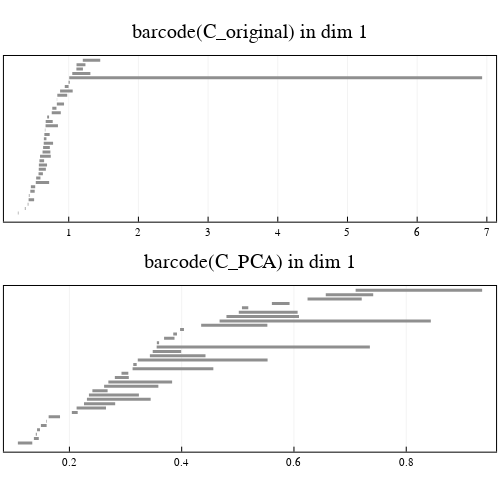

Notebook source saved alongside this figure:
### Markdown cell above
## 2(b) Observe the two VR barcodes

### Code cell
# run Eirene
C_original = eirene(D_original)
C_pca = eirene(D_pca);

# specify dimension of interest
dim = 1

# compute barcodes
barcode_orig = barcode(C_original, dim = dim)
barcode_pca = barcode(C_pca, dim = dim)

# plot two barcodes
p1 = plot_barcode(barcode_orig, title = "barcode(C_original) in dim 1", lw = 3)
p2 = plot_barcode(barcode_pca, title = "barcode(C_PCA) in dim 1", lw = 3)
plot(p1, p2, layout = grid(2,1), size = (500, 500))

### Figure 1 — Plotly figure (JSON) as saved in the notebook; plotly's stock layout.template omitted (floating-point values rounded to 4 significant figures)
{"data": [{"colorbar": {"title": ""}, "hoverinfo": "text", "legendgroup": "y1", "line": {"color": "rgba(143, 143, 143, 1.000)", "dash": "solid", "shape": "linear", "width": 3}, "mode": "lines", "name": "y1", "showlegend": true, "text": ["class 1", "class 1"], "type": "scatter", "x": [0.2701, 0.2786], "xaxis": "x1", "y": [1, 1], "yaxis": "y1", "zmax": null, "zmin": null}, {"colorbar": {"title": ""}, "hoverinfo": "text", "legendgroup": "y2", "line": {"color": "rgba(143, 143, 143, 1.000)", "dash": "solid", "shape": "linear", "width": 3}, "mode": "lines", "name": "y2", "showlegend": true, "text": ["class 11", "class 11"], "type": "scatter", "x": [0.3702, 0.3809], "xaxis": "x1", "y": [2, 2], "yaxis": "y1", "zmax": null, "zmin": null}, {"colorbar": {"title": ""}, "hoverinfo": "text", "legendgroup": "y3", "line": {"color": "rgba(143, 143, 143, 1.000)", "dash": "solid", "shape": "linear", "width": 3}, "mode": "lines", "name": "y3", "showlegend": true, "text": ["class 2", "class 2"], "type": "scatter", "x": [0.4114, 0.4214], "xaxis": "x1", "y": [3, 3], "yaxis": "y1", "zmax": null, "zmin": null}, {"colorbar": {"title": ""}, "hoverinfo": "text", "legendgroup": "y4", "line": {"color": "rgba(143, 143, 143, 1.000)", "dash": "solid", "shape": "linear", "width": 3}, "mode": "lines", "name": "y4", "showlegend": true, "text": ["class 3", "class 3"], "type": "scatter", "x": [0.4243, 0.5033], "xaxis": "x1", "y": [4, 4], "yaxis": "y1", "zmax": null, "zmin": null}, {"colorbar": {"title": ""}, "hoverinfo": "text", "legendgroup": "y5", "line": {"color": "rgba(143, 143, 143, 1.000)", "dash": "solid", "shape": "linear", "width": 3}, "mode": "lines", "name": "y5", "showlegend": true, "text": ["class 4", "class 4"], "type": "scatter", "x": [0.4277, 0.4376], "xaxis": "x1", "y": [5, 5], "yaxis": "y1", "zmax": null, "zmin": null}, {"colorbar": {"title": ""}, "hoverinfo": "text", "legendgroup": "y6", "line": {"color": "rgba(143, 143, 143, 1.000)", "dash": "solid", "shape": "linear", "width": 3}, "mode": "lines", "name": "y6", "showlegend": true, "text": ["class 12", "class 12"], "type": "scatter", "x": [0.4488, 0.5117], "xaxis": "x1", "y": [6, 6], "yaxis": "y1", "zmax": null, "zmin": null}, {"colorbar": {"title": ""}, "hoverinfo": "text", "legendgroup": "y7", "line": {"color": "rgba(143, 143, 143, 1.000)", "dash": "solid", "shape": "linear", "width": 3}, "mode": "lines", "name": "y7", "showlegend": true, "text": ["class 5", "class 5"], "type": "scatter", "x": [0.4567, 0.5189], "xaxis": "x1", "y": [7, 7], "yaxis": "y1", "zmax": null, "zmin": null}, {"colorbar": {"title": ""}, "hoverinfo": "text", "legendgroup": "y8", "line": {"color": "rgba(143, 143, 143, 1.000)", "dash": "solid", "shape": "linear", "width": 3}, "mode": "lines", "name": "y8", "showlegend": true, "text": ["class 32", "class 32"], "type": "scatter", "x": [0.527, 0.7189], "xaxis": "x1", "y": [8, 8], "yaxis": "y1", "zmax": null, "zmin": null}, {"colorbar": {"title": ""}, "hoverinfo": "text", "legendgroup": "y9", "line": {"color": "rgba(143, 143, 143, 1.000)", "dash": "solid", "shape": "linear", "width": 3}, "mode": "lines", "name": "y9", "showlegend": true, "text": ["class 6", "class 6"], "type": "scatter", "x": [0.5328, 0.594], "xaxis": "x1", "y": [9, 9], "yaxis": "y1", "zmax": null, "zmin": null}, {"colorbar": {"title": ""}, "hoverinfo": "text", "legendgroup": "y10", "line": {"color": "rgba(143, 143, 143, 1.000)", "dash": "solid", "shape": "linear", "width": 3}, "mode": "lines", "name": "y10", "showlegend": true, "text": ["class 13", "class 13"], "type": "scatter", "x": [0.5668, 0.6292], "xaxis": "x1", "y": [10, 10], "yaxis": "y1", "zmax": null, "zmin": null}, {"colorbar": {"title": ""}, "hoverinfo": "text", "legendgroup": "y11", "line": {"color": "rgba(143, 143, 143, 1.000)", "dash": "solid", "shape": "linear", "width": 3}, "mode": "lines", "name": "y11", "showlegend": true, "text": ["class 14", "class 14"], "type": "scatter", "x": [0.5697, 0.6719], "xaxis": "x1", "y": [11, 11], "yaxis": "y1", "zmax": null, "zmin": null}, {"colorbar": {"title": ""}, "hoverinfo": "text", "legendgroup": "y12", "line": {"color": "rgba(143, 143, 143, 1.000)", "dash": "solid", "shape": "linear", "width": 3}, "mode": "lines", "name": "y12", "showlegend": true, "text": ["class 15", "class 15"], "type": "scatter", "x": [0.5714, 0.6887], "xaxis": "x1", "y": [12, 12], "yaxis": "y1", "zmax": null, "zmin": null}, {"colorbar": {"title": ""}, "hoverinfo": "text", "legendgroup": "y13", "line": {"color": "rgba(143, 143, 143, 1.000)", "dash": "solid", "shape": "linear", "width": 3}, "mode": "lines", "name": "y13", "showlegend": true, "text": ["class 16", "class 16"], "type": "scatter", "x": [0.5793, 0.6467], "xaxis": "x1", "y": [13, 13], "yaxis": "y1", "zmax": null, "zmin": null}, {"colorbar": {"title": ""}, "hoverinfo": "text", "legendgroup": "y14", "line": {"color": "rgba(143, 143, 143, 1.000)", "dash": "solid", "shape": "linear", "width": 3}, "mode": "lines", "name": "y14", "showlegend": true, "text": ["class 36", "class 36"], "type": "scatter", "x": [0.5883, 0.7426], "xaxis": "x1", "y": [14, 14], "yaxis": "y1", "zmax": null, "zmin": null}, {"colorbar": {"title": ""}, "hoverinfo": "text", "legendgroup": "y15", "line": {"color": "rgba(143, 143, 143, 1.000)", "dash": "solid", "shape": "linear", "width": 3}, "mode": "lines", "name": "y15", "showlegend": true, "text": ["class 33", "class 33"], "type": "scatter", "x": [0.6242, 0.7366], "xaxis": "x1", "y": [15, 15], "yaxis": "y1", "zmax": null, "zmin": null}, {"colorbar": {"title": ""}, "hoverinfo": "text", "legendgroup": "y16", "line": {"color": "rgba(143, 143, 143, 1.000)", "dash": "solid", "shape": "linear", "width": 3}, "mode": "lines", "name": "y16", "showlegend": true, "text": ["class 17", "class 17"], "type": "scatter", "x": [0.6323, 0.7287], "xaxis": "x1", "y": [16, 16], "yaxis": "y1", "zmax": null, "zmin": null}, {"colorbar": {"title": ""}, "hoverinfo": "text", "legendgroup": "y17", "line": {"color": "rgba(143, 143, 143, 1.000)", "dash": "solid", "shape": "linear", "width": 3}, "mode": "lines", "name": "y17", "showlegend": true, "text": ["class 18", "class 18"], "type": "scatter", "x": [0.6412, 0.7753], "xaxis": "x1", "y": [17, 17], "yaxis": "y1", "zmax": null, "zmin": null}, {"colorbar": {"title": ""}, "hoverinfo": "text", "legendgroup": "y18", "line": {"color": "rgba(143, 143, 143, 1.000)", "dash": "solid", "shape": "linear", "width": 3}, "mode": "lines", "name": "y18", "showlegend": true, "text": ["class 7", "class 7"], "type": "scatter", "x": [0.6433, 0.6802], "xaxis": "x1", "y": [18, 18], "yaxis": "y1", "zmax": null, "zmin": null}, {"colorbar": {"title": ""}, "hoverinfo": "text", "legendgroup": "y19", "line": {"color": "rgba(143, 143, 143, 1.000)", "dash": "solid", "shape": "linear", "width": 3}, "mode": "lines", "name": "y19", "showlegend": true, "text": ["class 19", "class 19"], "type": "scatter", "x": [0.6504, 0.7266], "xaxis": "x1", "y": [19, 19], "yaxis": "y1", "zmax": null, "zmin": null}, {"colorbar": {"title": ""}, "hoverinfo": "text", "legendgroup": "y20", "line": {"color": "rgba(143, 143, 143, 1.000)", "dash": "solid", "shape": "linear", "width": 3}, "mode": "lines", "name": "y20", "showlegend": true, "text": ["class 20", "class 20"], "type": "scatter", "x": [0.6579, 0.664], "xaxis": "x1", "y": [20, 20], "yaxis": "y1", "zmax": null, "zmin": null}, {"colorbar": {"title": ""}, "hoverinfo": "text", "legendgroup": "y21", "line": {"color": "rgba(143, 143, 143, 1.000)", "dash": "solid", "shape": "linear", "width": 3}, "mode": "lines", "name": "y21", "showlegend": true, "text": ["class 21", "class 21"], "type": "scatter", "x": [0.6673, 0.8452], "xaxis": "x1", "y": [21, 21], "yaxis": "y1", "zmax": null, "zmin": null}, {"colorbar": {"title": ""}, "hoverinfo": "text", "legendgroup": "y22", "line": {"color": "rgba(143, 143, 143, 1.000)", "dash": "solid", "shape": "linear", "width": 3}, "mode": "lines", "name": "y22", "showlegend": true, "text": ["class 22", "class 22"], "type": "scatter", "x": [0.6695, 0.7702], "xaxis": "x1", "y": [22, 22], "yaxis": "y1", "zmax": null, "zmin": null}, {"colorbar": {"title": ""}, "hoverinfo": "text", "legendgroup": "y23", "line": {"color": "rgba(143, 143, 143, 1.000)", "dash": "solid", "shape": "linear", "width": 3}, "mode": "lines", "name": "y23", "showlegend": true, "text": ["class 8", "class 8"], "type": "scatter", "x": [0.6907, 0.7179], "xaxis": "x1", "y": [23, 23], "yaxis": "y1", "zmax": null, "zmin": null}, {"colorbar": {"title": ""}, "hoverinfo": "text", "legendgroup": "y24", "line": {"color": "rgba(143, 143, 143, 1.000)", "dash": "solid", "shape": "linear", "width": 3}, "mode": "lines", "name": "y24", "showlegend": true, "text": ["class 23", "class 23"], "type": "scatter", "x": [0.7561, 0.8863], "xaxis": "x1", "y": [24, 24], "yaxis": "y1", "zmax": null, "zmin": null}, {"colorbar": {"title": ""}, "hoverinfo": "text", "legendgroup": "y25", "line": {"color": "rgba(143, 143, 143, 1.000)", "dash": "solid", "shape": "linear", "width": 3}, "mode": "lines", "name": "y25", "showlegend": true, "text": ["class 24", "class 24"], "type": "scatter", "x": [0.764, 0.824], "xaxis": "x1", "y": [25, 25], "yaxis": "y1", "zmax": null, "zmin": null}, {"colorbar": {"title": ""}, "hoverinfo": "text", "legendgroup": "y26", "line": {"color": "rgba(143, 143, 143, 1.000)", "dash": "solid", "shape": "linear", "width": 3}, "mode": "lines", "name": "y26", "showlegend": true, "text": ["class 25", "class 25"], "type": "scatter", "x": [0.8294, 0.9326], "xaxis": "x1", "y": [26, 26], "yaxis": "y1", "zmax": null, "zmin": null}, {"colorbar": {"title": ""}, "hoverinfo": "text", "legendgroup": "y27", "line": {"color": "rgba(143, 143, 143, 1.000)", "dash": "solid", "shape": "linear", "width": 3}, "mode": "lines", "name": "y27", "showlegend": true, "text": ["class 26", "class 26"], "type": "scatter", "x": [0.8303, 0.8331], "xaxis": "x1", "y": [27, 27], "yaxis": "y1", "zmax": null, "zmin": null}, {"colorbar": {"title": ""}, "hoverinfo": "text", "legendgroup": "y28", "line": {"color": "rgba(143, 143, 143, 1.000)", "dash": "solid", "shape": "linear", "width": 3}, "mode": "lines", "name": "y28", "showlegend": true, "text": ["class 27", "class 27"], "type": "scatter", "x": [0.8362, 0.9781], "xaxis": "x1", "y": [28, 28], "yaxis": "y1", "zmax": null, "zmin": null}, {"colorbar": {"title": ""}, "hoverinfo": "text", "legendgroup": "y29", "line": {"color": "rgba(143, 143, 143, 1.000)", "dash": "solid", "shape": "linear", "width": 3}, "mode": "lines", "name": "y29", "showlegend": true, "text": ["class 28", "class 28"], "type": "scatter", "x": [0.876, 1.057], "xaxis": "x1", "y": [29, 29], "yaxis": "y1", "zmax": null, "zmin": null}, {"colorbar": {"title": ""}, "hoverinfo": "text", "legendgroup": "y30", "line": {"color": "rgba(143, 143, 143, 1.000)", "dash": "solid", "shape": "linear", "width": 3}, "mode": "lines", "name": "y30", "showlegend": true, "text": ["class 9", "class 9"], "type": "scatter", "x": [0.9433, 0.9977], "xaxis": "x1", "y": [30, 30], "yaxis": "y1", "zmax": null, "zmin": null}, {"colorbar": {"title": ""}, "hoverinfo": "text", "legendgroup": "y31", "line": {"color": "rgba(143, 143, 143, 1.000)", "dash": "solid", "shape": "linear", "width": 3}, "mode": "lines", "name": "y31", "showlegend": true, "text": ["class 10", "class 10"], "type": "scatter", "x": [0.9978, 1.015], "xaxis": "x1", "y": [31, 31], "yaxis": "y1", "zmax": null, "zmin": null}, {"colorbar": {"title": ""}, "hoverinfo": "text", "legendgroup": "y32", "line": {"color": "rgba(143, 143, 143, 1.000)", "dash": "solid", "shape": "linear", "width": 3}, "mode": "lines", "name": "y32", "showlegend": true, "text": ["class 34", "class 34"], "type": "scatter", "x": [1.007, 6.932], "xaxis": "x1", "y": [32, 32], "yaxis": "y1", "zmax": null, "zmin": null}, {"colorbar": {"title": ""}, "hoverinfo": "text", "legendgroup": "y33", "line": {"color": "rgba(143, 143, 143, 1.000)", "dash": "solid", "shape": "linear", "width": 3}, "mode": "lines", "name": "y33", "showlegend": true, "text": ["class 35", "class 35"], "type": "scatter", "x": [1.051, 1.311], "xaxis": "x1", "y": [33, 33], "yaxis": "y1", "zmax": null, "zmin": null}, {"colorbar": {"title": ""}, "hoverinfo": "text", "legendgroup": "y34", "line": {"color": "rgba(143, 143, 143, 1.000)", "dash": "solid", "shape": "linear", "width": 3}, "mode": "lines", "name": "y34", "showlegend": true, "text": ["class 29", "class 29"], "type": "scatter", "x": [1.11, 1.204], "xaxis": "x1", "y": [34, 34], "yaxis": "y1", "zmax": null, "zmin": null}, {"colorbar": {"title": ""}, "hoverinfo": "text", "legendgroup": "y35", "line": {"color": "rgba(143, 143, 143, 1.000)", "dash": "solid", "shape": "linear", "width": 3}, "mode": "lines", "name": "y35", "showlegend": true, "text": ["class 30", "class 30"], "type": "scatter", "x": [1.112, 1.24], "xaxis": "x1", "y": [35, 35], "yaxis": "y1", "zmax": null, "zmin": null}, {"colorbar": {"title": ""}, "hoverinfo": "text", "legendgroup": "y36", "line": {"color": "rgba(143, 143, 143, 1.000)", "dash": "solid", "shape": "linear", "width": 3}, "mode": "lines", "name": "y36", "showlegend": true, "text": ["class 31", "class 31"], "type": "scatter", "x": [1.202, 1.452], "xaxis": "x1", "y": [36, 36], "yaxis": "y1", "zmax": null, "zmin": null}, {"colorbar": {"title": ""}, "hoverinfo": "text", "legendgroup": "y1", "line": {"color": "rgba(143, 143, 143, 1.000)", "dash": "solid", "shape": "linear", "width": 3}, "mode": "lines", "name": "y1", "showlegend": true, "text": ["class 9", "class 9"], "type": "scatter", "x": [0.1082, 0.1339], "xaxis": "x2", "y": [1, 1], "yaxis": "y2", "zmax": null, "zmin": null}, {"colorbar": {"title": ""}, "hoverinfo": "text", "legendgroup": "y2", "line": {"color": "rgba(143, 143, 143, 1.000)", "dash": "solid", "shape": "linear", "width": 3}, "mode": "lines", "name": "y2", "showlegend": true, "text": ["class 10", "class 10"], "type": "scatter", "x": [0.1367, 0.1455], "xaxis": "x2", "y": [2, 2], "yaxis": "y2", "zmax": null, "zmin": null}, {"colorbar": {"title": ""}, "hoverinfo": "text", "legendgroup": "y3", "line": {"color": "rgba(143, 143, 143, 1.000)", "dash": "solid", "shape": "linear", "width": 3}, "mode": "lines", "name": "y3", "showlegend": true, "text": ["class 1", "class 1"], "type": "scatter", "x": [0.1401, 0.142], "xaxis": "x2", "y": [3, 3], "yaxis": "y2", "zmax": null, "zmin": null}, {"colorbar": {"title": ""}, "hoverinfo": "text", "legendgroup": "y4", "line": {"color": "rgba(143, 143, 143, 1.000)", "dash": "solid", "shape": "linear", "width": 3}, "mode": "lines", "name": "y4", "showlegend": true, "text": ["class 2", "class 2"], "type": "scatter", "x": [0.1424, 0.1476], "xaxis": "x2", "y": [4, 4], "yaxis": "y2", "zmax": null, "zmin": null}, {"colorbar": {"title": ""}, "hoverinfo": "text", "legendgroup": "y5", "line": {"color": "rgba(143, 143, 143, 1.000)", "dash": "solid", "shape": "linear", "width": 3}, "mode": "lines", "name": "y5", "showlegend": true, "text": ["class 11", "class 11"], "type": "scatter", "x": [0.1492, 0.1594], "xaxis": "x2", "y": [5, 5], "yaxis": "y2", "zmax": null, "zmin": null}, {"colorbar": {"title": ""}, "hoverinfo": "text", "legendgroup": "y6", "line": {"color": "rgba(143, 143, 143, 1.000)", "dash": "solid", "shape": "linear", "width": 3}, "mode": "lines", "name": "y6", "showlegend": true, "text": ["class 12", "class 12"], "type": "scatter", "x": [0.1583, 0.1593], "xaxis": "x2", "y": [6, 6], "yaxis": "y2", "zmax": null, "zmin": null}, {"colorbar": {"title": ""}, "hoverinfo": "text", "legendgroup": "y7", "line": {"color": "rgba(143, 143, 143, 1.000)", "dash": "solid", "shape": "linear", "width": 3}, "mode": "lines", "name": "y7", "showlegend": true, "text": ["class 3", "class 3"], "type": "scatter", "x": [0.163, 0.1833], "xaxis": "x2", "y": [7, 7], "yaxis": "y2", "zmax": null, "zmin": null}, {"colorbar": {"title": ""}, "hoverinfo": "text", "legendgroup": "y8", "line": {"color": "rgba(143, 143, 143, 1.000)", "dash": "solid", "shape": "linear", "width": 3}, "mode": "lines", "name": "y8", "showlegend": true, "text": ["class 4", "class 4"], "type": "scatter", "x": [0.2043, 0.2148], "xaxis": "x2", "y": [8, 8], "yaxis": "y2", "zmax": null, "zmin": null}, {"colorbar": {"title": ""}, "hoverinfo": "text", "legendgroup": "y9", "line": {"color": "rgba(143, 143, 143, 1.000)", "dash": "solid", "shape": "linear", "width": 3}, "mode": "lines", "name": "y9", "showlegend": true, "text": ["class 13", "class 13"], "type": "scatter", "x": [0.2128, 0.2652], "xaxis": "x2", "y": [9, 9], "yaxis": "y2", "zmax": null, "zmin": null}, {"colorbar": {"title": ""}, "hoverinfo": "text", "legendgroup": "y10", "line": {"color": "rgba(143, 143, 143, 1.000)", "dash": "solid", "shape": "linear", "width": 3}, "mode": "lines", "name": "y10", "showlegend": true, "text": ["class 14", "class 14"], "type": "scatter", "x": [0.226, 0.2815], "xaxis": "x2", "y": [10, 10], "yaxis": "y2", "zmax": null, "zmin": null}, {"colorbar": {"title": ""}, "hoverinfo": "text", "legendgroup": "y11", "line": {"color": "rgba(143, 143, 143, 1.000)", "dash": "solid", "shape": "linear", "width": 3}, "mode": "lines", "name": "y11", "showlegend": true, "text": ["class 15", "class 15"], "type": "scatter", "x": [0.2312, 0.3447], "xaxis": "x2", "y": [11, 11], "yaxis": "y2", "zmax": null, "zmin": null}, {"colorbar": {"title": ""}, "hoverinfo": "text", "legendgroup": "y12", "line": {"color": "rgba(143, 143, 143, 1.000)", "dash": "solid", "shape": "linear", "width": 3}, "mode": "lines", "name": "y12", "showlegend": true, "text": ["class 16", "class 16"], "type": "scatter", "x": [0.2348, 0.3238], "xaxis": "x2", "y": [12, 12], "yaxis": "y2", "zmax": null, "zmin": null}, {"colorbar": {"title": ""}, "hoverinfo": "text", "legendgroup": "y13", "line": {"color": "rgba(143, 143, 143, 1.000)", "dash": "solid", "shape": "linear", "width": 3}, "mode": "lines", "name": "y13", "showlegend": true, "text": ["class 17", "class 17"], "type": "scatter", "x": [0.2409, 0.268], "xaxis": "x2", "y": [13, 13], "yaxis": "y2", "zmax": null, "zmin": null}, {"colorbar": {"title": ""}, "hoverinfo": "text", "legendgroup": "y14", "line": {"color": "rgba(143, 143, 143, 1.000)", "dash": "solid", "shape": "linear", "width": 3}, "mode": "lines", "name": "y14", "showlegend": true, "text": ["class 18", "class 18"], "type": "scatter", "x": [0.2618, 0.3584], "xaxis": "x2", "y": [14, 14], "yaxis": "y2", "zmax": null, "zmin": null}, {"colorbar": {"title": ""}, "hoverinfo": "text", "legendgroup": "y15", "line": {"color": "rgba(143, 143, 143, 1.000)", "dash": "solid", "shape": "linear", "width": 3}, "mode": "lines", "name": "y15", "showlegend": true, "text": ["class 19", "class 19"], "type": "scatter", "x": [0.2694, 0.383], "xaxis": "x2", "y": [15, 15], "yaxis": "y2", "zmax": null, "zmin": null}, {"colorbar": {"title": ""}, "hoverinfo": "text", "legendgroup": "y16", "line": {"color": "rgba(143, 143, 143, 1.000)", "dash": "solid", "shape": "linear", "width": 3}, "mode": "lines", "name": "y16", "showlegend": true, "text": ["class 5", "class 5"], "type": "scatter", "x": [0.2809, 0.3058], "xaxis": "x2", "y": [16, 16], "yaxis": "y2", "zmax": null, "zmin": null}, {"colorbar": {"title": ""}, "hoverinfo": "text", "legendgroup": "y17", "line": {"color": "rgba(143, 143, 143, 1.000)", "dash": "solid", "shape": "linear", "width": 3}, "mode": "lines", "name": "y17", "showlegend": true, "text": ["class 20", "class 20"], "type": "scatter", "x": [0.2928, 0.3049], "xaxis": "x2", "y": [17, 17], "yaxis": "y2", "zmax": null, "zmin": null}, {"colorbar": {"title": ""}, "hoverinfo": "text", "legendgroup": "y18", "line": {"color": "rgba(143, 143, 143, 1.000)", "dash": "solid", "shape": "linear", "width": 3}, "mode": "lines", "name": "y18", "showlegend": true, "text": ["class 21", "class 21"], "type": "scatter", "x": [0.3126, 0.4564], "xaxis": "x2", "y": [18, 18], "yaxis": "y2", "zmax": null, "zmin": null}, {"colorbar": {"title": ""}, "hoverinfo": "text", "legendgroup": "y19", "line": {"color": "rgba(143, 143, 143, 1.000)", "dash": "solid", "shape": "linear", "width": 3}, "mode": "lines", "name": "y19", "showlegend": true, "text": ["class 22", "class 22"], "type": "scatter", "x": [0.3138, 0.3198], "xaxis": "x2", "y": [19, 19], "yaxis": "y2", "zmax": null, "zmin": null}, {"colorbar": {"title": ""}, "hoverinfo": "text", "legendgroup": "y20", "line": {"color": "rgba(143, 143, 143, 1.000)", "dash": "solid", "shape": "linear", "width": 3}, "mode": "lines", "name": "y20", "showlegend": true, "text": ["class 34", "class 34"], "type": "scatter", "x": [0.3218, 0.553], "xaxis": "x2", "y": [20, 20], "yaxis": "y2", "zmax": null, "zmin": null}, {"colorbar": {"title": ""}, "hoverinfo": "text", "legendgroup": "y21", "line": {"color": "rgba(143, 143, 143, 1.000)", "dash": "solid", "shape": "linear", "width": 3}, "mode": "lines", "name": "y21", "showlegend": true, "text": ["class 23", "class 23"], "type": "scatter", "x": [0.3433, 0.4424], "xaxis": "x2", "y": [21, 21], "yaxis": "y2", "zmax": null, "zmin": null}, {"colorbar": {"title": ""}, "hoverinfo": "text", "legendgroup": "y22", "line": {"color": "rgba(143, 143, 143, 1.000)", "dash": "solid", "shape": "linear", "width": 3}, "mode": "lines", "name": "y22", "showlegend": true, "text": ["class 32", "class 32"], "type": "scatter", "x": [0.3484, 0.3991], "xaxis": "x2", "y": [22, 22], "yaxis": "y2", "zmax": null, "zmin": null}, {"colorbar": {"title": ""}, "hoverinfo": "text", "legendgroup": "y23", "line": {"color": "rgba(143, 143, 143, 1.000)", "dash": "solid", "shape": "linear", "width": 3}, "mode": "lines", "name": "y23", "showlegend": true, "text": ["class 36", "class 36"], "type": "scatter", "x": [0.3554, 0.7352], "xaxis": "x2", "y": [23, 23], "yaxis": "y2", "zmax": null, "zmin": null}, {"colorbar": {"title": ""}, "hoverinfo": "text", "legendgroup": "y24", "line": {"color": "rgba(143, 143, 143, 1.000)", "dash": "solid", "shape": "linear", "width": 3}, "mode": "lines", "name": "y24", "showlegend": true, "text": ["class 24", "class 24"], "type": "scatter", "x": [0.3557, 0.3598], "xaxis": "x2", "y": [24, 24], "yaxis": "y2", "zmax": null, "zmin": null}, {"colorbar": {"title": ""}, "hoverinfo": "text", "legendgroup": "y25", "line": {"color": "rgba(143, 143, 143, 1.000)", "dash": "solid", "shape": "linear", "width": 3}, "mode": "lines", "name": "y25", "showlegend": true, "text": ["class 6", "class 6"], "type": "scatter", "x": [0.3686, 0.3872], "xaxis": "x2", "y": [25, 25], "yaxis": "y2", "zmax": null, "zmin": null}, {"colorbar": {"title": ""}, "hoverinfo": "text", "legendgroup": "y26", "line": {"color": "rgba(143, 143, 143, 1.000)", "dash": "solid", "shape": "linear", "width": 3}, "mode": "lines", "name": "y26", "showlegend": true, "text": ["class 25", "class 25"], "type": "scatter", "x": [0.385, 0.3916], "xaxis": "x2", "y": [26, 26], "yaxis": "y2", "zmax": null, "zmin": null}, {"colorbar": {"title": ""}, "hoverinfo": "text", "legendgroup": "y27", "line": {"color": "rgba(143, 143, 143, 1.000)", "dash": "solid", "shape": "linear", "width": 3}, "mode": "lines", "name": "y27", "showlegend": true, "text": ["class 7", "class 7"], "type": "scatter", "x": [0.3972, 0.4041], "xaxis": "x2", "y": [27, 27], "yaxis": "y2", "zmax": null, "zmin": null}, {"colorbar": {"title": ""}, "hoverinfo": "text", "legendgroup": "y28", "line": {"color": "rgba(143, 143, 143, 1.000)", "dash": "solid", "shape": "linear", "width": 3}, "mode": "lines", "name": "y28", "showlegend": true, "text": ["class 26", "class 26"], "type": "scatter", "x": [0.4347, 0.5526], "xaxis": "x2", "y": [28, 28], "yaxis": "y2", "zmax": null, "zmin": null}, {"colorbar": {"title": ""}, "hoverinfo": "text", "legendgroup": "y29", "line": {"color": "rgba(143, 143, 143, 1.000)", "dash": "solid", "shape": "linear", "width": 3}, "mode": "lines", "name": "y29", "showlegend": true, "text": ["class 27", "class 27"], "type": "scatter", "x": [0.4675, 0.8438], "xaxis": "x2", "y": [29, 29], "yaxis": "y2", "zmax": null, "zmin": null}, {"colorbar": {"title": ""}, "hoverinfo": "text", "legendgroup": "y30", "line": {"color": "rgba(143, 143, 143, 1.000)", "dash": "solid", "shape": "linear", "width": 3}, "mode": "lines", "name": "y30", "showlegend": true, "text": ["class 35", "class 35"], "type": "scatter", "x": [0.4797, 0.609], "xaxis": "x2", "y": [30, 30], "yaxis": "y2", "zmax": null, "zmin": null}, {"colorbar": {"title": ""}, "hoverinfo": "text", "legendgroup": "y31", "line": {"color": "rgba(143, 143, 143, 1.000)", "dash": "solid", "shape": "linear", "width": 3}, "mode": "lines", "name": "y31", "showlegend": true, "text": ["class 33", "class 33"], "type": "scatter", "x": [0.5017, 0.6065], "xaxis": "x2", "y": [31, 31], "yaxis": "y2", "zmax": null, "zmin": null}, {"colorbar": {"title": ""}, "hoverinfo": "text", "legendgroup": "y32", "line": {"color": "rgba(143, 143, 143, 1.000)", "dash": "solid", "shape": "linear", "width": 3}, "mode": "lines", "name": "y32", "showlegend": true, "text": ["class 8", "class 8"], "type": "scatter", "x": [0.5074, 0.5186], "xaxis": "x2", "y": [32, 32], "yaxis": "y2", "zmax": null, "zmin": null}, {"colorbar": {"title": ""}, "hoverinfo": "text", "legendgroup": "y33", "line": {"color": "rgba(143, 143, 143, 1.000)", "dash": "solid", "shape": "linear", "width": 3}, "mode": "lines", "name": "y33", "showlegend": true, "text": ["class 28", "class 28"], "type": "scatter", "x": [0.5607, 0.5922], "xaxis": "x2", "y": [33, 33], "yaxis": "y2", "zmax": null, "zmin": null}, {"colorbar": {"title": ""}, "hoverinfo": "text", "legendgroup": "y34", "line": {"color": "rgba(143, 143, 143, 1.000)", "dash": "solid", "shape": "linear", "width": 3}, "mode": "lines", "name": "y34", "showlegend": true, "text": ["class 29", "class 29"], "type": "scatter", "x": [0.6242, 0.7207], "xaxis": "x2", "y": [34, 34], "yaxis": "y2", "zmax": null, "zmin": null}, {"colorbar": {"title": ""}, "hoverinfo": "text", "legendgroup": "y35", "line": {"color": "rgba(143, 143, 143, 1.000)", "dash": "solid", "shape": "linear", "width": 3}, "mode": "lines", "name": "y35", "showlegend": true, "text": ["class 30", "class 30"], "type": "scatter", "x": [0.6567, 0.7412], "xaxis": "x2", "y": [35, 35], "yaxis": "y2", "zmax": null, "zmin": null}, {"colorbar": {"title": ""}, "hoverinfo": "text", "legendgroup": "y36", "line": {"color": "rgba(143, 143, 143, 1.000)", "dash": "solid", "shape": "linear", "width": 3}, "mode": "lines", "name": "y36", "showlegend": true, "text": ["class 31", "class 31"], "type": "scatter", "x": [0.7099, 0.9352], "xaxis": "x2", "y": [36, 36], "yaxis": "y2", "zmax": null, "zmin": null}], "layout": {"annotations": [{"font": {"color": "rgba(0, 0, 0, 1.000)", "family": "sans-serif", "size": 20}, "rotation": 0, "showarrow": false, "text": "barcode(C_original) in dim 1", "x": 0.5, "xanchor": "center", "xref": "paper", "y": 1, "yanchor": "top", "yref": "paper"}, {"font": {"color": "rgba(0, 0, 0, 1.000)", "family": "sans-serif", "size": 20}, "rotation": 0, "showarrow": false, "text": "barcode(C_PCA) in dim 1", "x": 0.5, "xanchor": "center", "xref": "paper", "y": 0.5, "yanchor": "top", "yref": "paper"}], "height": 500, "margin": {"b": 20, "l": 0, "r": 0, "t": 20}, "paper_bgcolor": "rgba(255, 255, 255, 1.000)", "plot_bgcolor": "rgba(255, 255, 255, 1.000)", "showlegend": false, "width": 500, "xaxis1": {"anchor": "y1", "domain": [0.007874, 0.9921], "gridcolor": "rgba(0, 0, 0, 0.100)", "gridwidth": 0.5, "linecolor": "rgba(0, 0, 0, 1.000)", "mirror": true, "range": [0.0702, 7.132], "showgrid": true, "showline": true, "showticklabels": true, "tickangle": 0, "tickcolor": "rgb(0, 0, 0)", "tickfont": {"color": "rgba(0, 0, 0, 1.000)", "family": "sans-serif", "size": 11}, "tickmode": "array", "ticks": "inside", "ticktext": ["1", "2", "3", "4", "5", "6", "7"], "tickvals": [1, 2, 3, 4, 5, 6, 7], "title": "", "titlefont": {"color": "rgba(0, 0, 0, 1.000)", "family": "sans-serif", "size": 15}, "type": "-", "visible": true, "zeroline": false, "zerolinecolor": "rgba(0, 0, 0, 1.000)"}, "xaxis2": {"anchor": "y2", "domain": [0.007874, 0.9921], "gridcolor": "rgba(0, 0, 0, 0.100)", "gridwidth": 0.5, "linecolor": "rgba(0, 0, 0, 1.000)", "mirror": true, "range": [0.08337, 0.96], "showgrid": true, "showline": true, "showticklabels": true, "tickangle": 0, "tickcolor": "rgb(0, 0, 0)", "tickfont": {"color": "rgba(0, 0, 0, 1.000)", "family": "sans-serif", "size": 11}, "tickmode": "array", "ticks": "inside", "ticktext": ["0.2", "0.4", "0.6", "0.8"], "tickvals": [0.2, 0.4, 0.6, 0.8], "title": "", "titlefont": {"color": "rgba(0, 0, 0, 1.000)", "family": "sans-serif", "size": 15}, "type": "-", "visible": true, "zeroline": false, "zerolinecolor": "rgba(0, 0, 0, 1.000)"}, "yaxis1": {"anchor": "x1", "domain": [0.5616, 0.9217], "gridcolor": "rgba(0, 0, 0, 0.100)", "gridwidth": 0.5, "linecolor": "rgba(0, 0, 0, 1.000)", "mirror": true, "range": [-1, 37], "showgrid": true, "showline": true, "showticklabels": true, "tickangle": 0, "tickcolor": "rgb(0, 0, 0)", "tickfont": {"color": "rgba(0, 0, 0, 1.000)", "family": "sans-serif", "size": 11}, "tickmode": "array", "ticks": "inside", "ticktext": [], "tickvals": [], "title": "", "titlefont": {"color": "rgba(0, 0, 0, 1.000)", "family": "sans-serif", "size": 15}, "type": "-", "visible": true, "zeroline": false, "zerolinecolor": "rgba(0, 0, 0, 1.000)"}, "yaxis2": {"anchor": "x2", "domain": [0.06159, 0.4217], "gridcolor": "rgba(0, 0, 0, 0.100)", "gridwidth": 0.5, "linecolor": "rgba(0, 0, 0, 1.000)", "mirror": true, "range": [-1, 37], "showgrid": true, "showline": true, "showticklabels": true, "tickangle": 0, "tickcolor": "rgb(0, 0, 0)", "tickfont": {"color": "rgba(0, 0, 0, 1.000)", "family": "sans-serif", "size": 11}, "tickmode": "array", "ticks": "inside", "ticktext": [], "tickvals": [], "title": "", "titlefont": {"color": "rgba(0, 0, 0, 1.000)", "family": "sans-serif", "size": 15}, "type": "-", "visible": true, "zeroline": false, "zerolinecolor": "rgba(0, 0, 0, 1.000)"}}}
